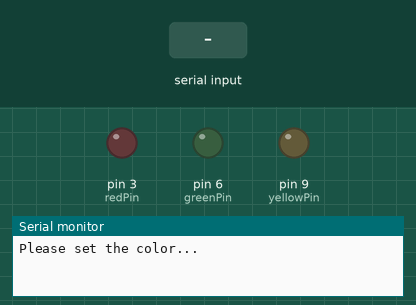
Simulated run of this sketch. Board: Arduino Uno, built with avr-gcc and run on an emulated ATmega328P. On the bench: output pins drawn as LEDs (lit = HIGH), the last lines printed to the serial monitor. The inputs (shaded band) are chosen by the test bench.

Above: at 1.2 s.
1.3 s: "red" received over Serial
3.8 s: "90,45\n" received over Serial
At 4.6 s:
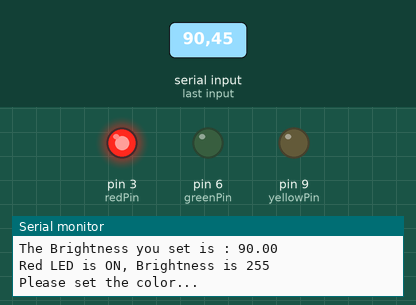
Timing chart, 0 to 6.8 s (numbered marks = the images above; inputs shaded):
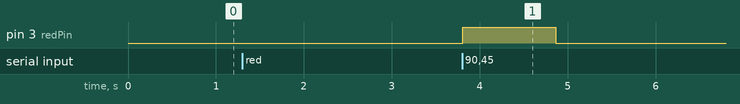

Measured:
- after the input at 3.8 s, pin 3 (redPin): LOW → HIGH at once, → LOW 1.1 s later

The sketch:

017.ino
```cpp
int br = 9600;
int redPin = 3;
int greenPin = 6;
int yellowPin = 9;

String ledCol;
float ledBri;

float rankVal = 9./8.;

int ledBriCal;

void setup() {
  Serial.begin(br);
  pinMode(redPin, OUTPUT);
  pinMode(greenPin, OUTPUT);
  pinMode(yellowPin, OUTPUT);
}

void loop() {
  //get color
  Serial.println("Please set the color...");
  while (Serial.available() == 0){}
  ledCol = Serial.readString();
  //lowercase String
  ledCol.toLowerCase();

  if(ledCol != "red" && ledCol != "green" && ledCol != "yellow"){
    //LED off
    analogWrite(redPin, LOW);
    analogWrite(greenPin, LOW);
    analogWrite(yellowPin, LOW);
    Serial.println("We Don't Have That LED.");
  }
  else{
    //get brightness
    Serial.println("Please set brightness (between 0 to 9)...");
    while (Serial.available() == 0){}

    //LED off
    analogWrite(redPin, LOW);
    analogWrite(greenPin, LOW);
    analogWrite(yellowPin, LOW);

    ledBri = Serial.parseFloat();

    Serial.println("The color you set is : " + ledCol);
    Serial.print("The Brightness you set is : ");
    Serial.println(ledBri);

    //brightness calculate
    if(0 < ledBri){
      if(ledBri < 9){ledBriCal = pow(2, ledBri/rankVal);}   // 0<ledBri<9
      else{ledBriCal = 255;}   //9<=ledBri
    }
    else{ledBriCal = 0;}   // ledBri<=0

    //Set LED
    if (ledCol == "red") {
      analogWrite(redPin, ledBriCal);
      Serial.print("Red LED is ON, Brightness is ");
      Serial.println(ledBriCal);
    }
    if (ledCol == "green") {
      analogWrite(greenPin, ledBriCal);
      Serial.print("Green LED is ON, Brightness is ");
      Serial.println(ledBriCal);
    }
    if (ledCol == "yellow") {
      analogWrite(yellowPin, ledBriCal);
      Serial.print("yellow LED is ON, Brightness is ");
      Serial.println(ledBriCal);
    }
  }
}
```
